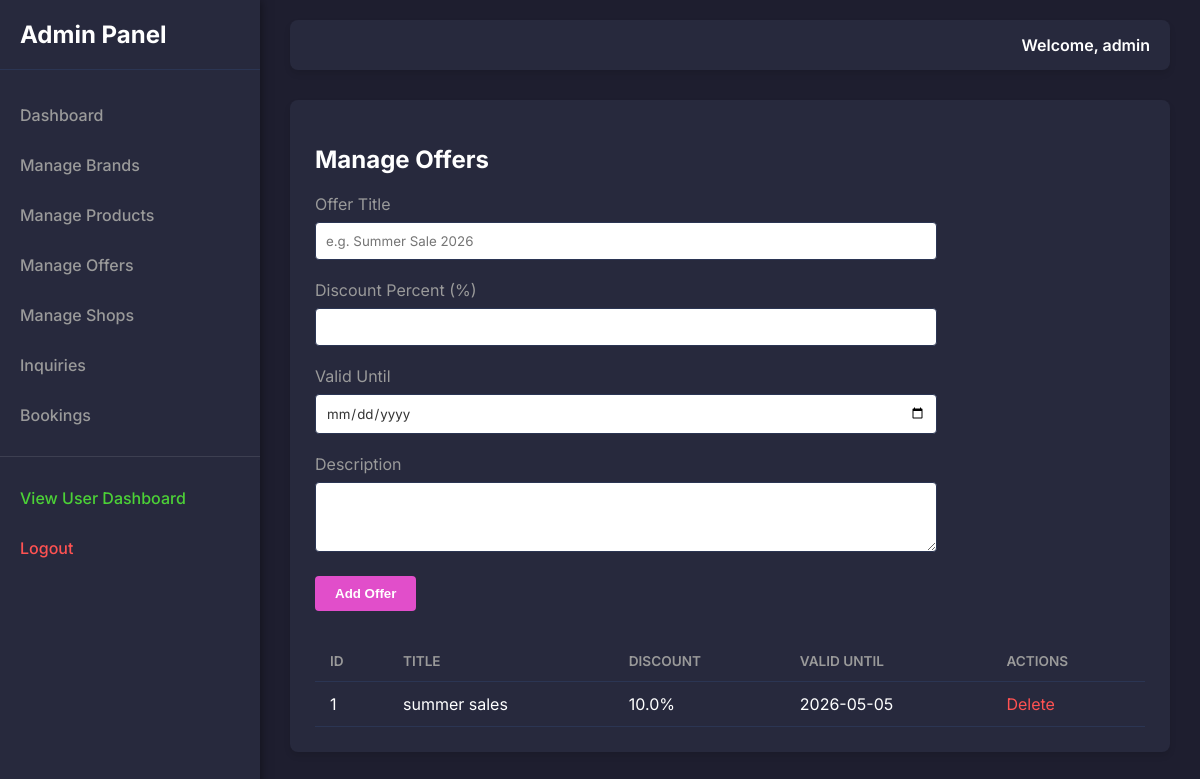
The page /admin/offers (signed in) on the database its author committed.
### tables this page shows
CREATE TABLE offer (
            id INTEGER PRIMARY KEY AUTOINCREMENT,
            title TEXT NOT NULL,
            description TEXT,
            discount_percent REAL NOT NULL,
            valid_until TEXT
        );

### app.py (the view, shortened to what this page needs)
@app.route('/admin/offers', methods=['GET', 'POST'])
def manage_offers():
    offers = g.db.execute("SELECT * FROM offer").fetchall()
    return render_template('admin/manage_offers.html', offers=offers)

### app.py (called while the page is built)
@app.before_request
def before_request():
    g.db = get_db_connection()
    if request.path.startswith('/admin') and request.path != '/admin/login':
        if 'admin_logged_in' not in session:
            return redirect(url_for('admin_login'))

@app.teardown_request
def teardown_request(exception):
    db = getattr(g, 'db', None)
    if db is not None:
        db.close()

### database.py (called while the page is built)
def get_db_connection():
    conn = sqlite3.connect(DB_NAME)
    conn.row_factory = sqlite3.Row
    return conn

### templates/admin/manage_offers.html (shortened to what this page needs)
{% extends "admin_base.html" %}
{% block content %}
<div class="admin-panel-section">
    <h2>Manage Offers</h2>
    <form method="POST" class="admin-form" style="max-width: 600px; margin-bottom: 30px;">
        <div class="form-group">
            <label>Offer Title</label>
            <input type="text" name="title" required placeholder="e.g. Summer Sale 2026">
        </div>
        <div class="form-group">
            <label>Discount Percent (%)</label>
            <input type="number" step="0.1" name="discount_percent" required>
        </div>
        <div class="form-group">
            <label>Valid Until</label>
            <input type="date" name="valid_until" required>
        </div>
        <div class="form-group">
            <label>Description</label>
            <textarea name="description" rows="3" required></textarea>
        </div>
        <button type="submit" class="btn-admin">Add Offer</button>
    </form>
    <table class="admin-table">
        <thead>
            <tr>
                <th>ID</th>
                <th>Title</th>
                <th>Discount</th>
                <th>Valid Until</th>
                <th>Actions</th>
            </tr>
        </thead>
        <tbody>
            {% for offer in offers %}
            <tr>
                <td>{{ offer.id }}</td>
                <td>{{ offer.title }}</td>
                <td>{{ offer.discount_percent }}%</td>
                <td>{{ offer.valid_until }}</td>
                <td class="action-links">
                    <a href="{{ url_for('delete_offer', id=offer.id) }}" class="delete" onclick="return confirm('Delete offer?');">Delete</a>
                </td>
            </tr>
            {% endfor %}
        </tbody>
    </table>
</div>
{% endblock %}

### static/css/admin.css (style rules this page uses)
:root { --admin-primary: #1e1e2f; --admin-sidebar: #27293d; --admin-bg: #1e1e2f; --admin-card: #27293d; --admin-text: #ffffff; --admin-text-muted: #9a9a9a; --admin-accent: #e14eca; --admin-border: #2b3553; }
body { font-family: 'Inter', sans-serif; margin: 0; padding: 0; background-color: var(--admin-bg); color: var(--admin-text); }
a { text-decoration: none; color: inherit; }
.admin-panel-section { background-color: var(--admin-card); padding: 25px; border-radius: 8px; margin-bottom: 30px; box-shadow: 0 4px 6px rgba(0,0,0,0.1); }
.admin-table { width: 100%; border-collapse: collapse; margin-top: 20px; }
.admin-table th, .admin-table td { padding: 12px 15px; border-bottom: 1px solid var(--admin-border); text-align: left; }
.admin-table th { color: var(--admin-text-muted); font-weight: 600; text-transform: uppercase; font-size: 0.85rem; }
.admin-form .form-group { margin-bottom: 20px; }
.admin-form label { display: block; margin-bottom: 8px; color: var(--admin-text-muted); }
.admin-form input, .admin-form textarea, .admin-form select { width: 100%; padding: 10px; background-color: #ffffff; border: 1px solid var(--admin-border); border-radius: 4px; color: #333333; font-family: inherit; }
.btn-admin { background-color: var(--admin-accent); color: white; border: none; padding: 10px 20px; border-radius: 4px; cursor: pointer; font-weight: 600; transition: all 0.3s; }
.action-links a { margin-right: 10px; color: #3498db; }
.action-links a.delete { color: #ff5252; }

### rows shown on the page
offer: id "1", title "summer sales", discount_percent "10.0", valid_until "2026-05-05"

### other values the page prints
{{ session.get('admin_username', 'Admin') }} "admin"
